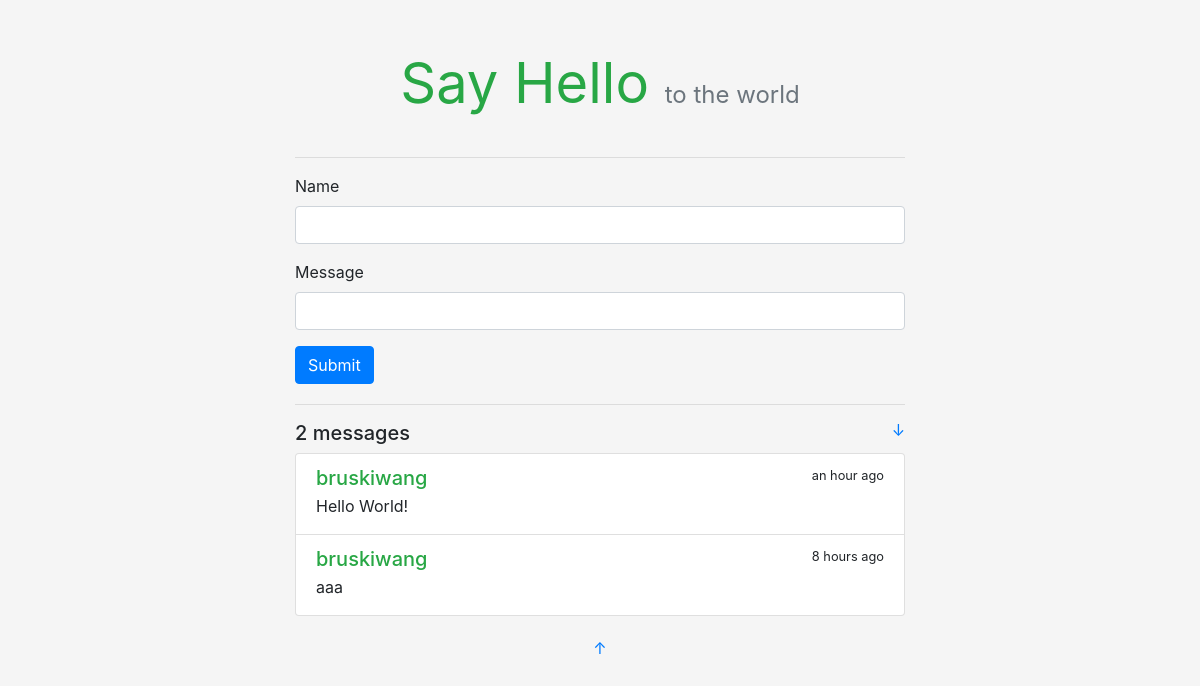
Before: / with the older database file.
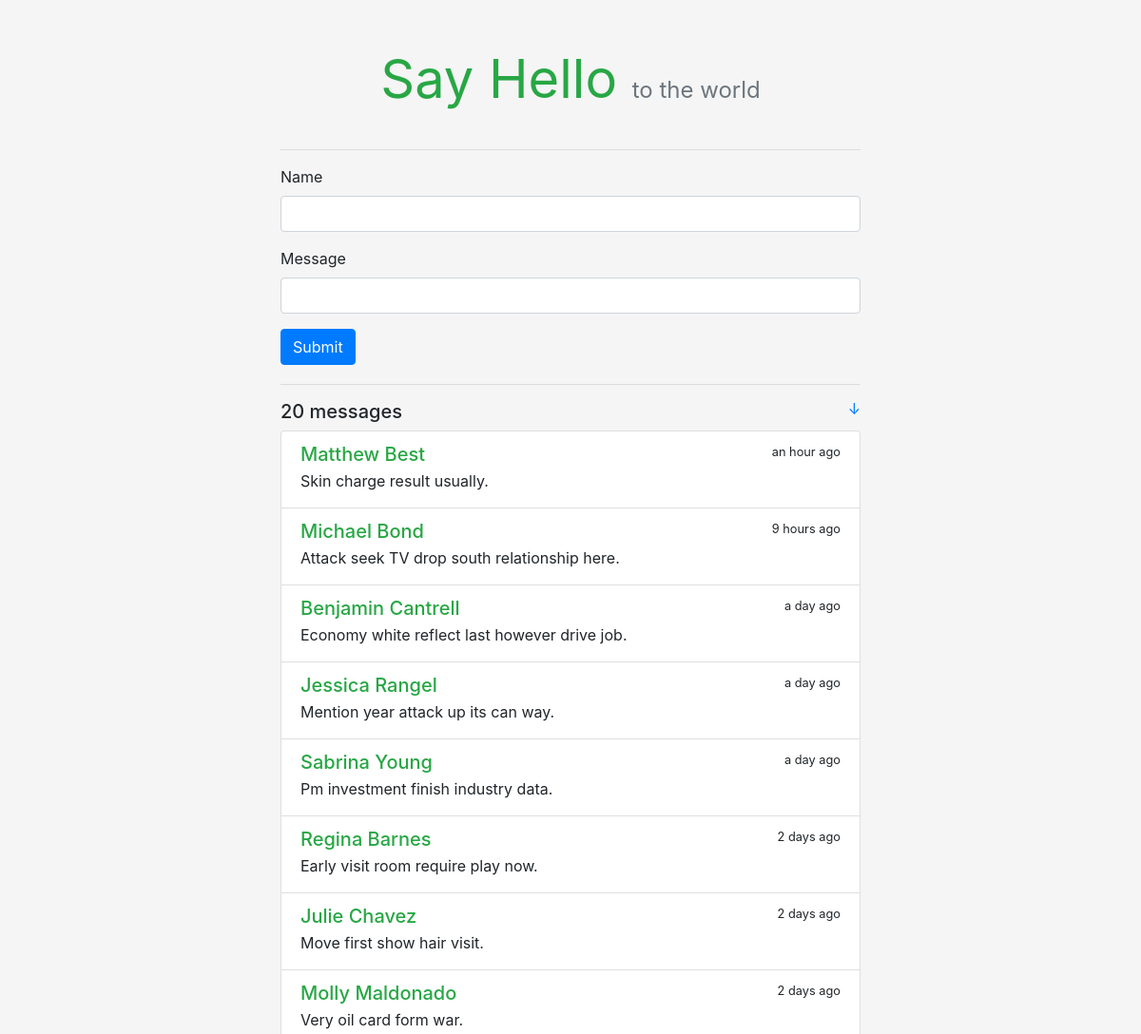
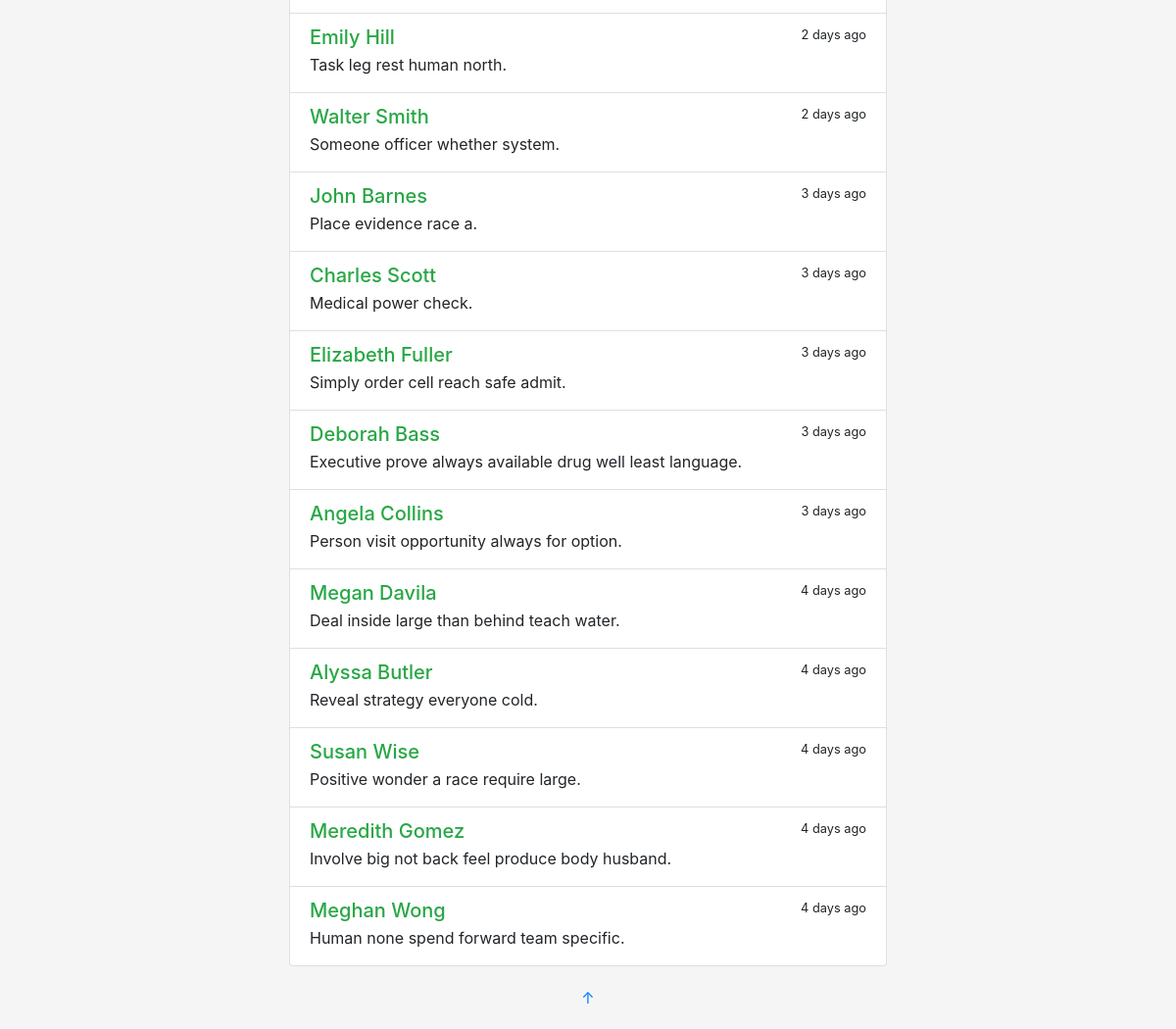
After: the same page with the newer database file (2 pictures, top to bottom).
### sayhello/models.py (models this page shows)
class Message(db.Model):
    id = db.Column(db.Integer, primary_key=True)
    name = db.Column(db.String(20))
    body = db.Column(db.String(200))
    timestamp = db.Column(db.DateTime, default=datetime.utcnow, index=True)

### sayhello/views.py (the view, shortened to what this page needs)
@app.route('/', methods=['GET', 'POST'])
def index():
    form = HelloForm()
    messages = Message.query.order_by(Message.timestamp.desc()).all()
    return render_template('index.html', form=form, messages=messages)

### sayhello/forms.py
class HelloForm(FlaskForm):
    name = StringField('Name', validators=[DataRequired(), Length(1, 20)])
    body = StringField('Message', validators=[DataRequired(), Length(1, 200)])
    submit = SubmitField()

### sayhello/templates/index.html
{% extends 'base.html' %}
{% from 'bootstrap/form.html' import render_form %}
{% block content %}
<hr>
<div class="hello-form">
    {{ render_form(form, action=request.full_path) }}
</div>
<hr>
<h5>
    <span>{{ messages|length }} messages</span>
    <small class="float-right">
        <a href="#bottom" title="Go Bottom">&darr;</a>
    </small>
</h5>
<div class="list-group">
    {% for message in messages %}
    <a class="list-group-item list-group-item-action flex-column">
        <div class="d-flex w-100 justify-content-between">
            <h5 class="mb-1 text-success">{{ message.name }}</h5>
            <small
                data-toggle="tooltip"
                data-placement="top"
                data-delay="500"
                data-timestamp="{{ message.timestamp.strftime('%Y-%m-%dT%H:%M:%SZ') }}"
            >
                {{ moment(message.timestamp).fromNow(refresh=True) }}
            </small>
        </div>
        <p class="mb-1">{{ message.body }}</p>
    </a>
    {% endfor %}
</div>
{% endblock content %}

### sayhello/templates/base.html (shortened to what this page needs)
<!DOCTYPE html>
<html lang="en">
<head>
{% block head %}
    {% block styles %}
        <link rel="stylesheet" href="{{ url_for('static', filename='css/bootstrap.min.css') }}">
        <link rel="stylesheet" href="{{ url_for('static', filename='css/style.css') }}">
    {% endblock styles %}
{% endblock head %}
</head>
<body>
    <div class="container">
        <header>
            <h1 class="text-center display-4">
                <a href="{{ url_for('index') }}" class="text-success"><strong>Say Hello</strong></a>
                <small class="text-muted sub-title">to the world</small>
            </h1>
        </header>
        <main>
            {% block content %}{% endblock content %}
        </main>
        <footer class="text-center">
            {% block footer %}
                <p><a id="bottom" href="#" title="Go Top">&uarr;</a></p>
            {% endblock footer %}
        </footer>
    </div>
</body>
</html>

### sayhello/static/css/style.css (style rules this page uses)
body { background-color: rgb(245, 245, 245) !important; }
p { overflow-wrap: break-word; word-wrap: break-word; }
.container { max-width: 640px !important; }
.hello-form { margin-bottom: 20px; }
header { margin: 50px 0 40px 0; }
header h1 { font-size: 60px; font-weight: bold; }
.sub-title { font-size: 24px; }
header a { text-decoration: none !important; }
footer { margin: 20px; }

Changed rows visible on the page:
removed Message: name "bruskiwang", timestamp "an hour ago", body "Hello World!"
removed Message: name "bruskiwang", timestamp "8 hours ago", body "aaa"
added Message: name "Matthew Best", timestamp "an hour ago", body "Skin charge result usually."
added Message: name "Michael Bond", timestamp "9 hours ago", body "Attack seek TV drop south relationship here."
added Message: name "Benjamin Cantrell", timestamp "a day ago", body "Economy white reflect last however drive job."
added Message: name "Jessica Rangel", timestamp "a day ago", body "Mention year attack up its can way."
added Message: name "Sabrina Young", timestamp "a day ago", body "Pm investment finish industry data."
added Message: name "Regina Barnes", timestamp "2 days ago", body "Early visit room require play now."
added Message: name "Julie Chavez", timestamp "2 days ago", body "Move first show hair visit."
added Message: name "Molly Maldonado", timestamp "2 days ago", body "Very oil card form war."
added Message: name "Emily Hill", timestamp "2 days ago", body "Task leg rest human north."
added Message: name "Walter Smith", timestamp "2 days ago", body "Someone officer whether system."
added Message: name "John Barnes", timestamp "3 days ago", body "Place evidence race a."
added Message: name "Charles Scott", timestamp "3 days ago", body "Medical power check."
added Message: name "Elizabeth Fuller", timestamp "3 days ago", body "Simply order cell reach safe admit."
added Message: name "Deborah Bass", timestamp "3 days ago", body "Executive prove always available drug well least language."
added Message: name "Angela Collins", timestamp "3 days ago", body "Person visit opportunity always for option."
added Message: name "Megan Davila", timestamp "4 days ago", body "Deal inside large than behind teach water."
added Message: name "Alyssa Butler", timestamp "4 days ago", body "Reveal strategy everyone cold."
added Message: name "Susan Wise", timestamp "4 days ago", body "Positive wonder a race require large."
added Message: name "Meredith Gomez", timestamp "4 days ago", body "Involve big not back feel produce body husband."
added Message: name "Meghan Wong", timestamp "4 days ago", body "Human none spend forward team specific."
Other visible differences:
{{ messages|length }}: "2" → "20"
